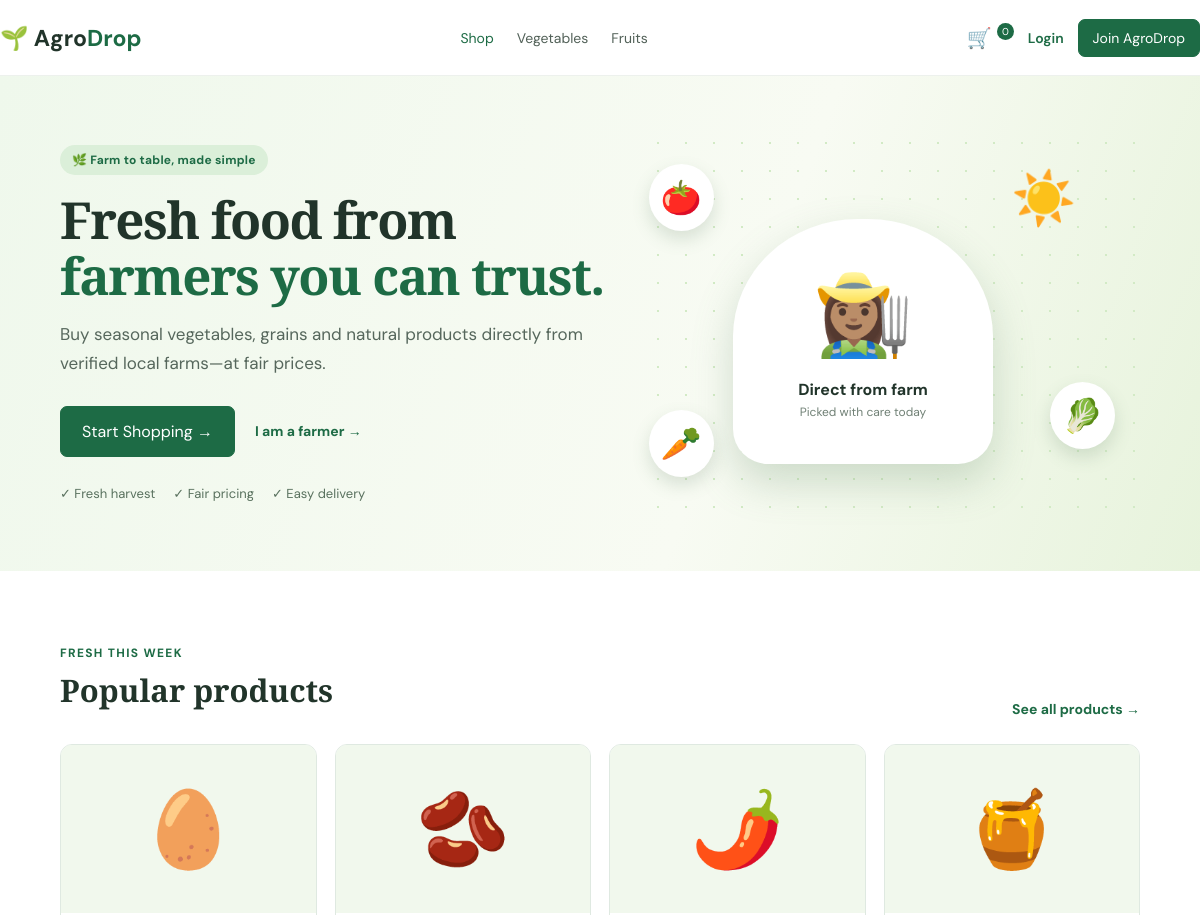
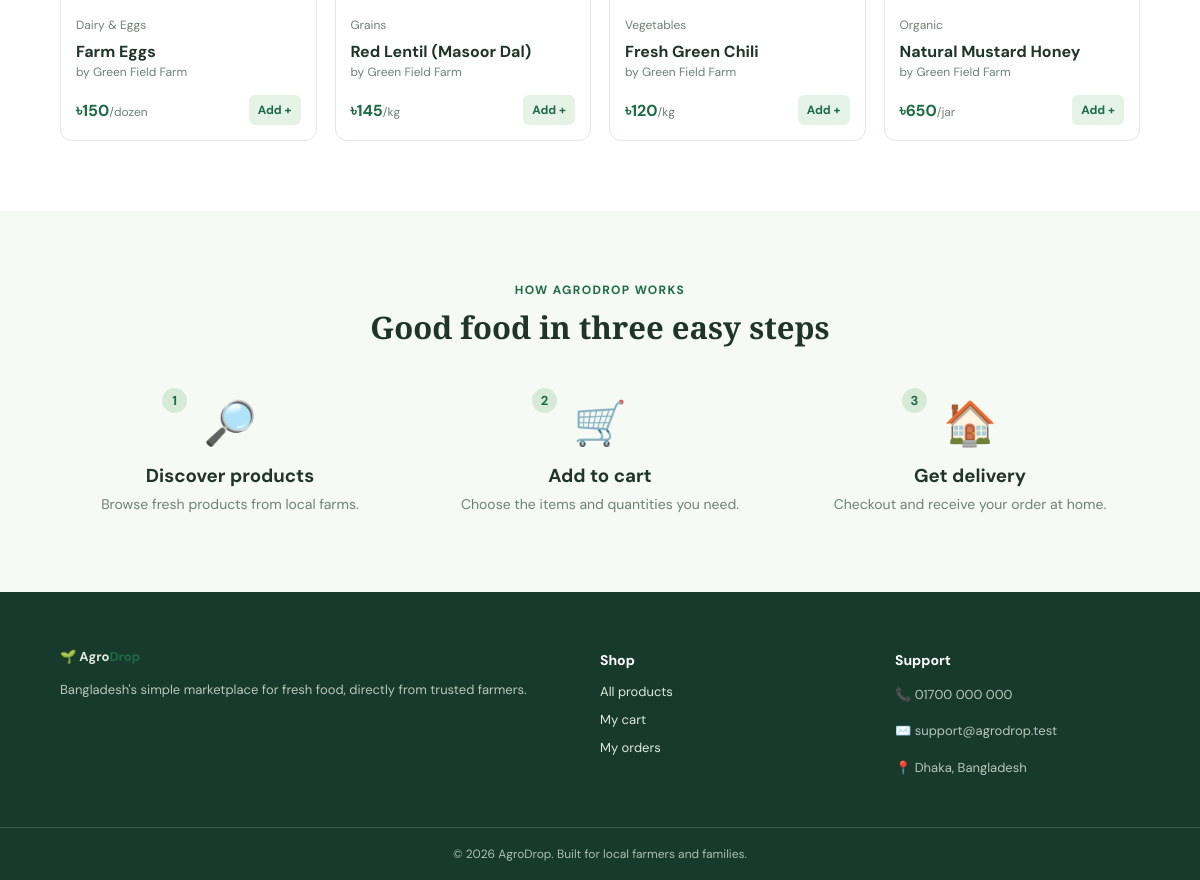
The page / on the database its author committed (2 pictures, top to bottom).
### tables this page shows
CREATE TABLE products (
 id INT UNSIGNED AUTO_INCREMENT PRIMARY KEY,
 farmer_id INT UNSIGNED NOT NULL,
 name VARCHAR(120) NOT NULL,
 category VARCHAR(60) NOT NULL,
 price DECIMAL(10,2) NOT NULL,
 stock INT UNSIGNED NOT NULL DEFAULT 0,
 unit VARCHAR(20) NOT NULL DEFAULT 'kg',
 emoji VARCHAR(16) NOT NULL DEFAULT '🥬',
 description TEXT NULL,
 is_active TINYINT(1) NOT NULL DEFAULT 1,
 created_at TIMESTAMP DEFAULT CURRENT_TIMESTAMP,
 CONSTRAINT product_farmer FOREIGN KEY (farmer_id) REFERENCES users(id) ON DELETE CASCADE
);

CREATE TABLE users (
 id INT UNSIGNED AUTO_INCREMENT PRIMARY KEY,
 name VARCHAR(100) NOT NULL,
 email VARCHAR(120) NOT NULL UNIQUE,
 phone VARCHAR(25) NOT NULL,
 password VARCHAR(255) NOT NULL,
 role ENUM('customer','farmer','admin') NOT NULL DEFAULT 'customer',
 address VARCHAR(255) NULL,
 created_by_farmer_id INT UNSIGNED NULL,
 created_at TIMESTAMP DEFAULT CURRENT_TIMESTAMP,
 CONSTRAINT user_creator FOREIGN KEY (created_by_farmer_id) REFERENCES users(id) ON DELETE SET NULL
);

### includes/app.php (called while the page is built, shortened)
<?php
function e($value)
{
    return htmlspecialchars((string)$value, ENT_QUOTES, 'UTF-8');
}

### index.php (the view)
<?php $pageTitle = 'Fresh food from local farms';
require_once 'includes/app.php';
$featured = mysqli_query($conn, 'SELECT p.*,u.name farmer FROM products p JOIN users u ON u.id=p.farmer_id WHERE p.is_active=1 AND p.stock>0 ORDER BY p.id DESC LIMIT 4');
require_once 'includes/header.php'; ?>
<section class="hero">
    <div class="container hero-grid">
        <div><span class="hero-badge">🌿 Farm to table, made simple</span>
            <h1>Fresh food from <span>farmers you can trust.</span></h1>
            <p>Buy seasonal vegetables, grains and natural products directly from verified local farms—at fair prices.</p>
            <div class="hero-buttons"><a class="primary-btn large-btn" href="shop.php">Start Shopping →</a><a class="text-btn" href="auth/register.php?role=farmer">I am a farmer →</a></div>
            <div class="trust-row"><span>✓ Fresh harvest</span><span>✓ Fair pricing</span><span>✓ Easy delivery</span></div>
        </div>
        <div class="hero-art">
            <div class="sun">☀️</div>
            <div class="farm-card">👩🏽‍🌾<strong>Direct from farm</strong><small>Picked with care today</small></div>
            <div class="produce produce-one">🥕</div>
            <div class="produce produce-two">🥬</div>
            <div class="produce produce-three">🍅</div>
        </div>
    </div>
</section>
<section class="container section-space">
    <div class="section-title">
        <div><span class="eyebrow">Fresh this week</span>
            <h2>Popular products</h2>
        </div><a class="text-btn" href="shop.php">See all products →</a>
    </div>
    <div class="product-grid"><?php while ($p = mysqli_fetch_assoc($featured)): ?><article class="product-card"><a href="product.php?id=<?=$p['id']?>" class="product-image"><?=$p['emoji']?></a>
            <div class="product-body"><small><?=e($p['category'])?></small>
                <h3><a href="product.php?id=<?=$p['id']?>"><?=e($p['name'])?></a></h3>
                <p class="farmer-name">by <?=e($p['farmer'])?></p>
                <div class="product-bottom"><strong>৳<?=number_format($p['price'], 0)?><em>/<?=e($p['unit'])?></em></strong><a class="add-btn" href="cart.php?add=<?=$p['id']?>">Add +</a></div>
            </div>
        </article><?php endwhile;?></div>
</section>
<section class="how-section">
    <div class="container">
        <div class="section-title centered">
            <div><span class="eyebrow">How AgroDrop works</span>
                <h2>Good food in three easy steps</h2>
            </div>
        </div>
        <div class="steps">
            <div><b>1</b><span>🔎</span>
                <h3>Discover products</h3>
                <p>Browse fresh products from local farms.</p>
            </div>
            <div><b>2</b><span>🛒</span>
                <h3>Add to cart</h3>
                <p>Choose the items and quantities you need.</p>
            </div>
            <div><b>3</b><span>🏠</span>
                <h3>Get delivery</h3>
                <p>Checkout and receive your order at home.</p>
            </div>
        </div>
    </div>
</section>
<?php require_once 'includes/footer.php'; ?>

### style.css (style rules this page uses)
:root { --green: #1d6b45; --dark: #173a2c; --pale: #f5faf5; --line: #dfe9e1; --text: #21342a; --muted: #708075; --orange: #eea33b; }
* { box-sizing: border-box; }
body { margin: 0; font-family: "DM Sans", Arial, sans-serif; color: var(--text); background: #fff; }
a { text-decoration: none; color: inherit; }
.container { width: min(1160px, 90%); margin: auto; }
.primary-btn, .secondary-btn { display: inline-flex; align-items: center; justify-content: center; border-radius: 7px; padding: 11px 17px; font: 600 14px inherit; cursor: pointer; }
.primary-btn { background: var(--green); color: #fff; border: 1px solid var(--green); }
.hero { background: linear-gradient(110deg, #eff8ec 0%, #f8fbf3 61%, #e7f3dc 100%); overflow: hidden; }
.hero-grid { min-height: 495px; display: grid; grid-template-columns: 1.05fr 0.95fr; align-items: center; gap: 35px; }
.hero-badge, .category-pill { display: inline-block; background: #dbefd9; color: var(--green); font-weight: 700; font-size: 12px; padding: 7px 12px; border-radius: 20px; letter-spacing: 0.02em; }
.hero h1, .shop-banner h1, .product-info h1, .auth-panel h1 { font: 700 51px/1.1 "Playfair Display", serif; letter-spacing: -1.5px; margin: 16px 0; }
.hero h1 span { color: var(--green); }
.hero p { max-width: 550px; color: #56675c; line-height: 1.7; font-size: 17px; }
.hero-buttons { margin: 28px 0; display: flex; gap: 20px; align-items: center; }
.large-btn { padding: 14px 21px; }
.text-btn { color: var(--green); font-size: 14px; font-weight: 700; }
.trust-row { display: flex; gap: 18px; font-size: 13px; color: #59715e; }
.hero-art { height: 390px; position: relative; background: radial-gradient(circle, #d2eac5 5%, transparent 6%) 0 0/28px 28px; }
.sun { position: absolute; top: 35px; right: 64px; font-size: 52px; }
.farm-card { position: absolute; left: 18%; top: 90px; width: 260px; height: 245px; background: #fff; border-radius: 48% 48% 35px 35px; box-shadow: 0 18px 40px #6f95744d; display: flex; flex-direction: column; align-items: center; justify-content: center; font-size: 80px; }
.farm-card strong { font-size: 16px; margin-top: 12px; }
.farm-card small { font-size: 12px; color: var(--muted); margin-top: 4px; }
.produce { position: absolute; background: #fff; border-radius: 50%; padding: 12px; font-size: 33px; box-shadow: 0 8px 18px #54765a33; }
.produce-one { bottom: 42px; left: 1%; }
.produce-two { right: 5%; bottom: 70px; }
.produce-three { top: 35px; left: 1%; }
.section-space { padding: 70px 0; }
.section-title { display: flex; justify-content: space-between; align-items: end; margin-bottom: 26px; }
.section-title h2, .page-header h1 { font: 700 31px "Playfair Display", serif; margin: 7px 0; }
.eyebrow { font-size: 12px; color: var(--green); font-weight: 700; text-transform: uppercase; letter-spacing: 0.11em; }
.product-grid { display: grid; grid-template-columns: repeat(4, 1fr); gap: 18px; }
.product-card { border: 1px solid var(--line); border-radius: 12px; overflow: hidden; background: #fff; transition: 0.2s; }
.product-image { height: 168px; background: #f1f8ed; display: flex; align-items: center; justify-content: center; font-size: 75px; }
.product-body { padding: 15px; }
.product-body small, .farmer-name { color: var(--muted); font-size: 12px; }
.product-body h3 { font-size: 16px; margin: 7px 0 2px; }
.farmer-name { margin: 0 0 15px; }
.product-bottom { display: flex; justify-content: space-between; align-items: center; }
.product-bottom strong { font-size: 16px; color: var(--green); }
.product-bottom em { font-style: normal; color: var(--muted); font-weight: 400; font-size: 12px; }
.add-btn { background: #e5f3e5; color: var(--green); font-size: 12px; font-weight: 700; padding: 7px 9px; border-radius: 6px; }
.how-section { background: #f6faf4; padding: 67px 0; }
.centered { text-align: center; display: block; }
.steps { display: grid; grid-template-columns: repeat(3, 1fr); gap: 30px; text-align: center; margin-top: 35px; }
.steps > div { position: relative; padding: 12px 25px; }
.steps b { position: absolute; top: 5px; left: 30%; background: #d7ead7; color: var(--green); width: 25px; height: 25px; border-radius: 50%; font-size: 13px; display: grid; place-items: center; }
.steps span { font-size: 43px; }
.steps h3 { margin: 12px 0 7px; }
.steps p { font-size: 14px; color: var(--muted); margin: 0; }

### rows shown on the page
products: emoji "🥚", category "Dairy & Eggs", name "Farm Eggs", farmer.name "Green Field Farm", price "150", unit "dozen"
products: emoji "🫘", category "Grains", name "Red Lentil (Masoor Dal)", farmer.name "Green Field Farm", price "145", unit "kg"
products: emoji "🌶️", category "Vegetables", name "Fresh Green Chili", farmer.name "Green Field Farm", price "120", unit "kg"
products: emoji "🍯", category "Organic", name "Natural Mustard Honey", farmer.name "Green Field Farm", price "650", unit "jar"

### other values the page prints
$cartCount "0"
